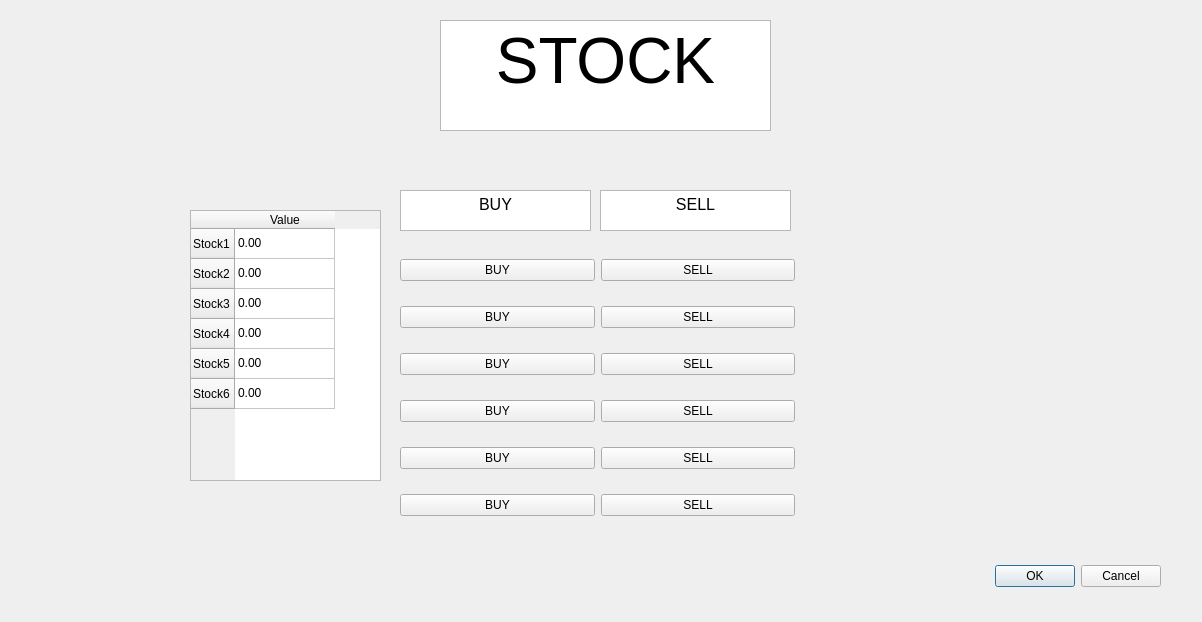
<?xml version="1.0" encoding="UTF-8"?>
<ui version="4.0">
 <class>Dialog</class>
 <widget class="QDialog" name="Dialog">
  <property name="geometry">
   <rect>
    <x>0</x>
    <y>0</y>
    <width>1202</width>
    <height>622</height>
   </rect>
  </property>
  <property name="windowTitle">
   <string>Dialog</string>
  </property>
  <widget class="QDialogButtonBox" name="buttonBox">
   <property name="geometry">
    <rect>
     <x>540</x>
     <y>560</y>
     <width>621</width>
     <height>32</height>
    </rect>
   </property>
   <property name="orientation">
    <enum>Qt::Horizontal</enum>
   </property>
   <property name="standardButtons">
    <set>QDialogButtonBox::Cancel|QDialogButtonBox::Ok</set>
   </property>
  </widget>
  <widget class="QTableWidget" name="tableWidget">
   <property name="geometry">
    <rect>
     <x>190</x>
     <y>210</y>
     <width>191</width>
     <height>271</height>
    </rect>
   </property>
   <row>
    <property name="text">
     <string>Stock1</string>
    </property>
   </row>
   <row>
    <property name="text">
     <string>Stock2</string>
    </property>
   </row>
   <row>
    <property name="text">
     <string>Stock3</string>
    </property>
   </row>
   <row>
    <property name="text">
     <string>Stock4</string>
    </property>
   </row>
   <row>
    <property name="text">
     <string>Stock5</string>
    </property>
   </row>
   <row>
    <property name="text">
     <string>Stock6</string>
    </property>
   </row>
   <column>
    <property name="text">
     <string>Value</string>
    </property>
   </column>
   <item row="0" column="0">
    <property name="text">
     <string>0.00</string>
    </property>
   </item>
   <item row="1" column="0">
    <property name="text">
     <string>0.00</string>
    </property>
   </item>
   <item row="2" column="0">
    <property name="text">
     <string>0.00</string>
    </property>
   </item>
   <item row="3" column="0">
    <property name="text">
     <string>0.00</string>
    </property>
   </item>
   <item row="4" column="0">
    <property name="text">
     <string>0.00</string>
    </property>
   </item>
   <item row="5" column="0">
    <property name="text">
     <string>0.00</string>
    </property>
   </item>
  </widget>
  <widget class="QWidget" name="gridLayoutWidget">
   <property name="geometry">
    <rect>
     <x>400</x>
     <y>240</y>
     <width>395</width>
     <height>299</height>
    </rect>
   </property>
   <layout class="QGridLayout" name="gridLayout">
    <item row="4" column="0">
     <widget class="QPushButton" name="stockBuy5Button">
      <property name="text">
       <string>BUY</string>
      </property>
     </widget>
    </item>
    <item row="2" column="0">
     <widget class="QPushButton" name="stockBuy3Button">
      <property name="text">
       <string>BUY</string>
      </property>
     </widget>
    </item>
    <item row="2" column="1">
     <widget class="QPushButton" name="stockSell3Button">
      <property name="text">
       <string>SELL</string>
      </property>
     </widget>
    </item>
    <item row="0" column="1">
     <widget class="QPushButton" name="stockSell1Button">
      <property name="text">
       <string>SELL</string>
      </property>
     </widget>
    </item>
    <item row="3" column="1">
     <widget class="QPushButton" name="stockSell4Button">
      <property name="text">
       <string>SELL</string>
      </property>
     </widget>
    </item>
    <item row="3" column="0">
     <widget class="QPushButton" name="stockBuy4Button">
      <property name="text">
       <string>BUY</string>
      </property>
     </widget>
    </item>
    <item row="1" column="1">
     <widget class="QPushButton" name="stockSell2Button">
      <property name="text">
       <string>SELL</string>
      </property>
     </widget>
    </item>
    <item row="5" column="0">
     <widget class="QPushButton" name="stockBuy6Button">
      <property name="text">
       <string>BUY</string>
      </property>
     </widget>
    </item>
    <item row="4" column="1">
     <widget class="QPushButton" name="stockSell5Button">
      <property name="text">
       <string>SELL</string>
      </property>
     </widget>
    </item>
    <item row="5" column="1">
     <widget class="QPushButton" name="stockSell6Button">
      <property name="text">
       <string>SELL</string>
      </property>
     </widget>
    </item>
    <item row="1" column="0">
     <widget class="QPushButton" name="stockBuy2Button">
      <property name="text">
       <string>BUY</string>
      </property>
     </widget>
    </item>
    <item row="0" column="0">
     <widget class="QPushButton" name="stockBuy1Button">
      <property name="text">
       <string>BUY</string>
      </property>
     </widget>
    </item>
   </layout>
  </widget>
  <widget class="QTextBrowser" name="textBrowser">
   <property name="geometry">
    <rect>
     <x>440</x>
     <y>20</y>
     <width>331</width>
     <height>111</height>
    </rect>
   </property>
   <property name="html">
    <string>&lt;!DOCTYPE HTML PUBLIC &quot;-//W3C//DTD HTML 4.0//EN&quot; &quot;http://www.w3.org/TR/REC-html40/strict.dtd&quot;&gt;
&lt;html&gt;&lt;head&gt;&lt;meta name=&quot;qrichtext&quot; content=&quot;1&quot; /&gt;&lt;style type=&quot;text/css&quot;&gt;
p, li { white-space: pre-wrap; }
&lt;/style&gt;&lt;/head&gt;&lt;body style=&quot; font-family:'Gulim'; font-size:9pt; font-weight:400; font-style:normal;&quot;&gt;
&lt;p align=&quot;center&quot; style=&quot; margin-top:0px; margin-bottom:0px; margin-left:0px; margin-right:0px; -qt-block-indent:0; text-indent:0px;&quot;&gt;&lt;span style=&quot; font-size:48pt;&quot;&gt;STOCK&lt;/span&gt;&lt;/p&gt;&lt;/body&gt;&lt;/html&gt;</string>
   </property>
  </widget>
  <widget class="QTextBrowser" name="textBrowser_2">
   <property name="geometry">
    <rect>
     <x>400</x>
     <y>190</y>
     <width>191</width>
     <height>41</height>
    </rect>
   </property>
   <property name="html">
    <string>&lt;!DOCTYPE HTML PUBLIC &quot;-//W3C//DTD HTML 4.0//EN&quot; &quot;http://www.w3.org/TR/REC-html40/strict.dtd&quot;&gt;
&lt;html&gt;&lt;head&gt;&lt;meta name=&quot;qrichtext&quot; content=&quot;1&quot; /&gt;&lt;style type=&quot;text/css&quot;&gt;
p, li { white-space: pre-wrap; }
&lt;/style&gt;&lt;/head&gt;&lt;body style=&quot; font-family:'Gulim'; font-size:9pt; font-weight:400; font-style:normal;&quot;&gt;
&lt;p align=&quot;center&quot; style=&quot; margin-top:0px; margin-bottom:0px; margin-left:0px; margin-right:0px; -qt-block-indent:0; text-indent:0px;&quot;&gt;&lt;span style=&quot; font-size:12pt;&quot;&gt;BUY&lt;/span&gt;&lt;/p&gt;&lt;/body&gt;&lt;/html&gt;</string>
   </property>
  </widget>
  <widget class="QTextBrowser" name="textBrowser_3">
   <property name="geometry">
    <rect>
     <x>600</x>
     <y>190</y>
     <width>191</width>
     <height>41</height>
    </rect>
   </property>
   <property name="html">
    <string>&lt;!DOCTYPE HTML PUBLIC &quot;-//W3C//DTD HTML 4.0//EN&quot; &quot;http://www.w3.org/TR/REC-html40/strict.dtd&quot;&gt;
&lt;html&gt;&lt;head&gt;&lt;meta name=&quot;qrichtext&quot; content=&quot;1&quot; /&gt;&lt;style type=&quot;text/css&quot;&gt;
p, li { white-space: pre-wrap; }
&lt;/style&gt;&lt;/head&gt;&lt;body style=&quot; font-family:'Gulim'; font-size:9pt; font-weight:400; font-style:normal;&quot;&gt;
&lt;p align=&quot;center&quot; style=&quot; margin-top:0px; margin-bottom:0px; margin-left:0px; margin-right:0px; -qt-block-indent:0; text-indent:0px;&quot;&gt;&lt;span style=&quot; font-size:12pt;&quot;&gt;SELL&lt;/span&gt;&lt;/p&gt;&lt;/body&gt;&lt;/html&gt;</string>
   </property>
  </widget>
 </widget>
 <resources/>
 <connections>
  <connection>
   <sender>buttonBox</sender>
   <signal>accepted()</signal>
   <receiver>Dialog</receiver>
   <slot>accept()</slot>
   <hints>
    <hint type="sourcelabel">
     <x>248</x>
     <y>254</y>
    </hint>
    <hint type="destinationlabel">
     <x>157</x>
     <y>274</y>
    </hint>
   </hints>
  </connection>
  <connection>
   <sender>buttonBox</sender>
   <signal>rejected()</signal>
   <receiver>Dialog</receiver>
   <slot>reject()</slot>
   <hints>
    <hint type="sourcelabel">
     <x>316</x>
     <y>260</y>
    </hint>
    <hint type="destinationlabel">
     <x>286</x>
     <y>274</y>
    </hint>
   </hints>
  </connection>
 </connections>
</ui>
